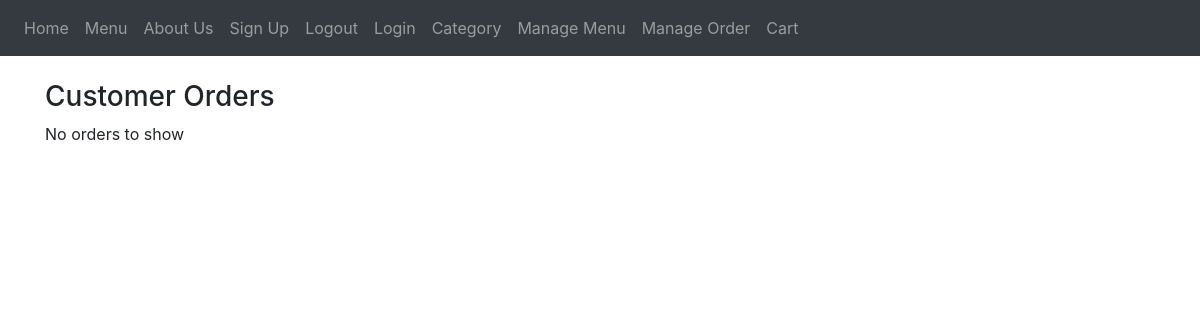
The app's page /manage-order, older data.
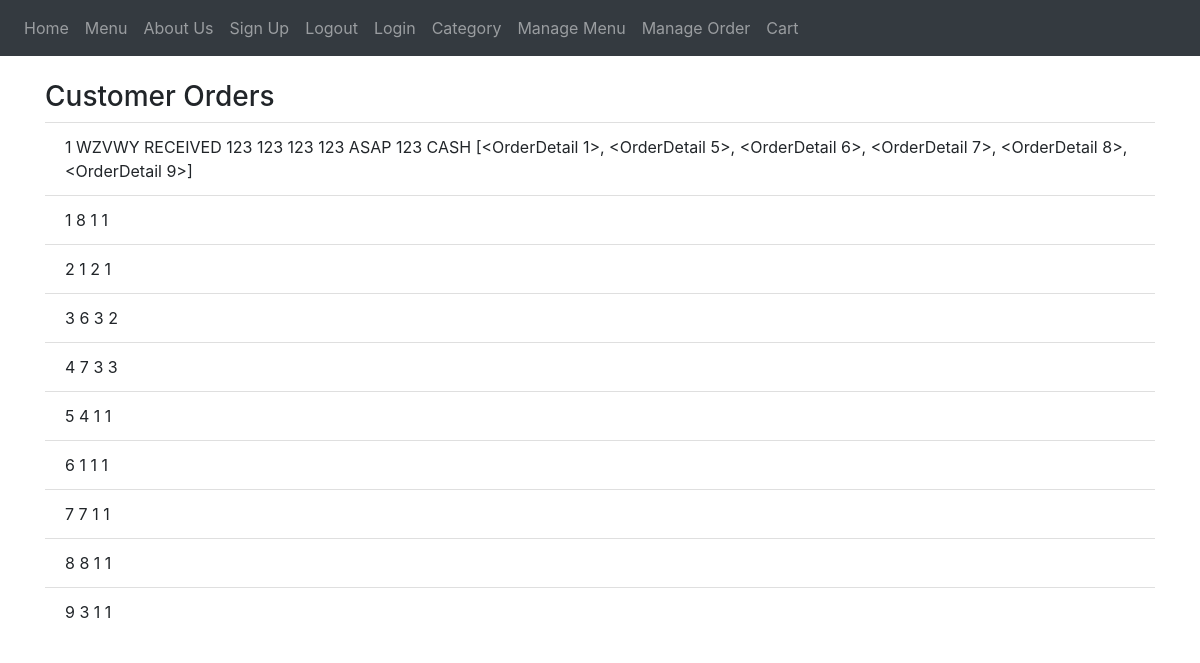
The same page, newer data.
### website/models.py (models this page shows)
class Orders(db.Model):
    __tablename__='orders'
    id = db.Column(db.Integer,primary_key = True)
    reference = db.Column(db.String(5))
    status = db.Column(db.String(20))
    first_name = db.Column(db.String(20))
    last_name = db.Column(db.String(20))
    phone_number = db.Column(db.Integer)
    email = db.Column(db.String(50))
    pick_up_time = db.Column(db.String(20))
    card_number = db.Column(db.String(50))
    card_exp = db.Column(db.String(10))
    card_secure_code = db.Column(db.String(10))
    payment_type = db.Column(db.String(10))
    items = db.relationship('OrderDetail', backref='orders', lazy=True)

class OrderDetail(db.Model):
    __tablename__='orderdetail'
    id = db.Column(db.Integer,primary_key = True)
    ItemId = db.Column(db.Integer, db.ForeignKey("menu.id"))
    OrderId = db.Column(db.Integer, db.ForeignKey("orders.id"))
    qty = db.Column(db.Integer)

### website/admin.py (the view)
@admin.route('/manage-order')
def manage_order():
    orders = Orders.query.all()
    orderdetail = OrderDetail.query.all()
    return render_template('manage_order.html', orders=orders, orderdetail = orderdetail)

### website/templates/manage_order.html (shortened to what this page needs)
{% extends 'layout.html' %}
{% block body %}
<ul class="list-group list-group-flush" id="orders">
    <h3>Customer Orders</h3>
    {% if orders %}
    {% for order in orders %}
    <li class="list-group-item">
        {{order.id}}
        {{order.reference}}
        {{order.status}}
        {{order.first_name}}
        {{order.last_name}}
        {{order.phone_number}}
        {{order.email}}
        {{order.pick_up_time}}
        {{order.card_number}}
        {{order.payment_type}}
        {{order.items}}
    </li>
    {% endfor %}
    {% for detail in orderdetail %}
    <li class="list-group-item">
        {{detail.id}}
        {{detail.ItemId}}
        {{detail.OrderId}}
        {{detail.qty}}
    </li>
    {% endfor %}
    {% else %}
    <p>No orders to show</p>
    {% endif %}
</ul>
{% endblock %}

### website/templates/layout.html (shortened to what this page needs)
<!DOCTYPE html>
<html lang = "en">
<head>
    <link href="/static/style.css" rel="stylesheet">
    <link
      rel="stylesheet"
      href="https://stackpath.bootstrapcdn.com/bootstrap/4.4.1/css/bootstrap.min.css"
    />
    <link
      rel="stylesheet"
      href="https://stackpath.bootstrapcdn.com/font-awesome/4.7.0/css/font-awesome.min.css"
    />
</head>
  <body>
    <nav class="navbar navbar-expand-lg navbar-dark bg-dark">
      <div class="collapse navbar-collapse" id="navbar">
        <div class="navbar-nav">
          <a class="nav-item nav-link" id="home" href="/">Home</a>
          <a class="nav-item nav-link" id="menu" href="/menu">Menu</a>
          <a class="nav-item nav-link" id="about-us" href="/about-us">About Us</a>
          <a class="nav-item nav-link" id="signUp" href="/signup">Sign Up</a>
          <a class="nav-item nav-link" id="logout" href="/logout">Logout</a>
          <a class="nav-item nav-link" id="login" href="/login">Login</a>
          <a class="nav-item nav-link" id="category" href="/manage-category">Category</a>
          <a class="nav-item nav-link" id="manage_menu" href="/manage-menu">Manage Menu</a>
          <a class="nav-item nav-link" id="manage_menu" href="/manage-order">Manage Order</a>
          <a class="nav-item nav-link" id="cart" href="/cart">Cart</a>
        </div>
      </div>
    </nav>
      <div class="container">{% block body %}{% endblock %}</div>
  </body>
</html>

### website/static/style.css (style rules this page uses)
.container { max-width: 1200px; margin: 0 auto; padding: 1.5em; }

Row changes from the older to the newer data that the page shows:
added Orders: id "1", reference "WZVWY", status "RECEIVED", first_name "123", last_name "123", phone_number "123", email "123", pick_up_time "ASAP", card_number "123", payment_type "CASH", items "[<OrderDetail 1>, <OrderDetail 5>, <OrderDetail 6>, <OrderDetail 7>, <OrderDetail 8>, <OrderDetail 9>]"
added OrderDetail: id "1", ItemId "8", OrderId "1", qty "1"
added OrderDetail: id "2", ItemId "1", OrderId "2", qty "1"
added OrderDetail: id "3", ItemId "6", OrderId "3", qty "2"
added OrderDetail: id "4", ItemId "7", OrderId "3", qty "3"
added OrderDetail: id "5", ItemId "4", OrderId "1", qty "1"
added OrderDetail: id "6", ItemId "1", OrderId "1", qty "1"
added OrderDetail: id "7", ItemId "7", OrderId "1", qty "1"
added OrderDetail: id "8", ItemId "8", OrderId "1", qty "1"
added OrderDetail: id "9", ItemId "3", OrderId "1", qty "1"
Text that changed along with them:
text no longer shown: "No orders to show"
